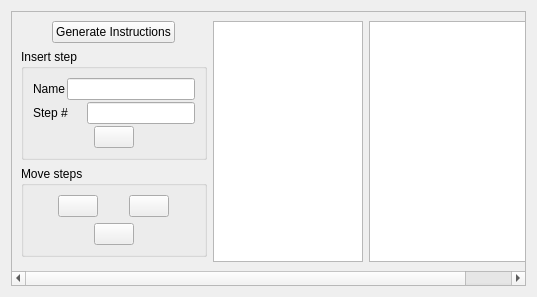
<?xml version="1.0" encoding="UTF-8"?>
<ui version="4.0">
 <class>brewDayScrollWidget</class>
 <widget class="QWidget" name="brewDayScrollWidget">
  <property name="geometry">
   <rect>
    <x>0</x>
    <y>0</y>
    <width>537</width>
    <height>297</height>
   </rect>
  </property>
  <property name="windowTitle">
   <string>Form</string>
  </property>
  <layout class="QHBoxLayout" name="horizontalLayout_4">
   <item>
    <widget class="QScrollArea" name="scrollArea">
     <property name="widgetResizable">
      <bool>true</bool>
     </property>
     <widget class="QWidget" name="scrollAreaWidgetContents">
      <property name="geometry">
       <rect>
        <x>0</x>
        <y>0</y>
        <width>523</width>
        <height>283</height>
       </rect>
      </property>
      <layout class="QHBoxLayout" name="horizontalLayout_3">
       <item>
        <layout class="QVBoxLayout" name="verticalLayout_4">
         <item>
          <layout class="QHBoxLayout" name="horizontalLayout_5">
           <property name="margin">
            <number>0</number>
           </property>
           <item>
            <widget class="QPushButton" name="pushButton_generateInstructions">
             <property name="sizePolicy">
              <sizepolicy hsizetype="Maximum" vsizetype="Fixed">
               <horstretch>0</horstretch>
               <verstretch>0</verstretch>
              </sizepolicy>
             </property>
             <property name="text">
              <string>Generate Instructions</string>
             </property>
            </widget>
           </item>
          </layout>
         </item>
         <item>
          <widget class="QGroupBox" name="groupBox">
           <property name="sizePolicy">
            <sizepolicy hsizetype="Preferred" vsizetype="Maximum">
             <horstretch>0</horstretch>
             <verstretch>0</verstretch>
            </sizepolicy>
           </property>
           <property name="title">
            <string>Insert step</string>
           </property>
           <layout class="QHBoxLayout" name="horizontalLayout_6">
            <item>
             <layout class="QVBoxLayout" name="verticalLayout_2">
              <property name="spacing">
               <number>2</number>
              </property>
              <item>
               <layout class="QHBoxLayout" name="horizontalLayout_2">
                <item>
                 <widget class="QLabel" name="label_2">
                  <property name="sizePolicy">
                   <sizepolicy hsizetype="Preferred" vsizetype="Fixed">
                    <horstretch>0</horstretch>
                    <verstretch>0</verstretch>
                   </sizepolicy>
                  </property>
                  <property name="text">
                   <string>Name</string>
                  </property>
                 </widget>
                </item>
                <item>
                 <widget class="QLineEdit" name="lineEdit_name">
                  <property name="sizePolicy">
                   <sizepolicy hsizetype="Minimum" vsizetype="Fixed">
                    <horstretch>0</horstretch>
                    <verstretch>0</verstretch>
                   </sizepolicy>
                  </property>
                  <property name="minimumSize">
                   <size>
                    <width>128</width>
                    <height>0</height>
                   </size>
                  </property>
                  <property name="toolTip">
                   <string>Name of new step</string>
                  </property>
                 </widget>
                </item>
               </layout>
              </item>
              <item>
               <layout class="QHBoxLayout" name="horizontalLayout">
                <item>
                 <widget class="QLabel" name="label">
                  <property name="sizePolicy">
                   <sizepolicy hsizetype="Preferred" vsizetype="Preferred">
                    <horstretch>0</horstretch>
                    <verstretch>0</verstretch>
                   </sizepolicy>
                  </property>
                  <property name="text">
                   <string>Step #</string>
                  </property>
                 </widget>
                </item>
                <item>
                 <widget class="QLineEdit" name="lineEdit_step">
                  <property name="sizePolicy">
                   <sizepolicy hsizetype="Fixed" vsizetype="Fixed">
                    <horstretch>0</horstretch>
                    <verstretch>0</verstretch>
                   </sizepolicy>
                  </property>
                  <property name="minimumSize">
                   <size>
                    <width>32</width>
                    <height>0</height>
                   </size>
                  </property>
                  <property name="toolTip">
                   <string>The number where the new step should be placed</string>
                  </property>
                 </widget>
                </item>
               </layout>
              </item>
              <item>
               <layout class="QHBoxLayout" name="horizontalLayout_7">
                <property name="margin">
                 <number>0</number>
                </property>
                <item>
                 <widget class="QPushButton" name="pushButton_insert">
                  <property name="sizePolicy">
                   <sizepolicy hsizetype="Maximum" vsizetype="Fixed">
                    <horstretch>0</horstretch>
                    <verstretch>0</verstretch>
                   </sizepolicy>
                  </property>
                  <property name="toolTip">
                   <string>Insert the new step</string>
                  </property>
                  <property name="text">
                   <string/>
                  </property>
                  <property name="icon">
                   <iconset resource="../brewken.qrc">
                    <normaloff>:/images/smallPlus.svg</normaloff>:/images/smallPlus.svg</iconset>
                  </property>
                 </widget>
                </item>
               </layout>
              </item>
              <item>
               <spacer name="verticalSpacer_3">
                <property name="orientation">
                 <enum>Qt::Vertical</enum>
                </property>
                <property name="sizeHint" stdset="0">
                 <size>
                  <width>0</width>
                  <height>0</height>
                 </size>
                </property>
               </spacer>
              </item>
             </layout>
            </item>
           </layout>
          </widget>
         </item>
         <item>
          <widget class="QGroupBox" name="groupBox_2">
           <property name="title">
            <string>Move steps</string>
           </property>
           <layout class="QVBoxLayout" name="verticalLayout">
            <item>
             <layout class="QHBoxLayout" name="horizontalLayout_8">
              <property name="margin">
               <number>0</number>
              </property>
              <item>
               <widget class="QPushButton" name="pushButton_up">
                <property name="sizePolicy">
                 <sizepolicy hsizetype="Maximum" vsizetype="Fixed">
                  <horstretch>0</horstretch>
                  <verstretch>0</verstretch>
                 </sizepolicy>
                </property>
                <property name="toolTip">
                 <string>Move currently selected step up</string>
                </property>
                <property name="text">
                 <string/>
                </property>
                <property name="icon">
                 <iconset resource="../brewken.qrc">
                  <normaloff>:/images/smallUpArrow.svg</normaloff>:/images/smallUpArrow.svg</iconset>
                </property>
               </widget>
              </item>
              <item>
               <widget class="QPushButton" name="pushButton_down">
                <property name="sizePolicy">
                 <sizepolicy hsizetype="Maximum" vsizetype="Fixed">
                  <horstretch>0</horstretch>
                  <verstretch>0</verstretch>
                 </sizepolicy>
                </property>
                <property name="toolTip">
                 <string>Move currently selected step down</string>
                </property>
                <property name="text">
                 <string/>
                </property>
                <property name="icon">
                 <iconset resource="../brewken.qrc">
                  <normaloff>:/images/smallDownArrow.svg</normaloff>:/images/smallDownArrow.svg</iconset>
                </property>
               </widget>
              </item>
             </layout>
            </item>
            <item>
             <layout class="QHBoxLayout" name="horizontalLayout_10">
              <property name="margin">
               <number>0</number>
              </property>
              <item>
               <widget class="QPushButton" name="pushButton_remove">
                <property name="sizePolicy">
                 <sizepolicy hsizetype="Maximum" vsizetype="Fixed">
                  <horstretch>0</horstretch>
                  <verstretch>0</verstretch>
                 </sizepolicy>
                </property>
                <property name="toolTip">
                 <string>Remove currently selected step</string>
                </property>
                <property name="text">
                 <string/>
                </property>
                <property name="icon">
                 <iconset resource="../brewken.qrc">
                  <normaloff>:/images/smallMinus.svg</normaloff>:/images/smallMinus.svg</iconset>
                </property>
               </widget>
              </item>
             </layout>
            </item>
           </layout>
          </widget>
         </item>
         <item>
          <spacer name="verticalSpacer">
           <property name="orientation">
            <enum>Qt::Vertical</enum>
           </property>
           <property name="sizeHint" stdset="0">
            <size>
             <width>20</width>
             <height>40</height>
            </size>
           </property>
          </spacer>
         </item>
        </layout>
       </item>
       <item>
        <widget class="QListWidget" name="listWidget">
         <property name="sizePolicy">
          <sizepolicy hsizetype="Expanding" vsizetype="Expanding">
           <horstretch>0</horstretch>
           <verstretch>0</verstretch>
          </sizepolicy>
         </property>
         <property name="minimumSize">
          <size>
           <width>150</width>
           <height>0</height>
          </size>
         </property>
        </widget>
       </item>
       <item>
        <widget class="BtTextEdit" name="btTextEdit">
         <property name="minimumSize">
          <size>
           <width>200</width>
           <height>0</height>
          </size>
         </property>
        </widget>
       </item>
      </layout>
     </widget>
    </widget>
   </item>
  </layout>
 </widget>
 <customwidgets>
  <customwidget>
   <class>BtTextEdit</class>
   <extends>QPlainTextEdit</extends>
   <header location="global">BtTextEdit.h</header>
  </customwidget>
 </customwidgets>
 <resources>
  <include location="../brewken.qrc"/>
 </resources>
 <connections/>
</ui>
